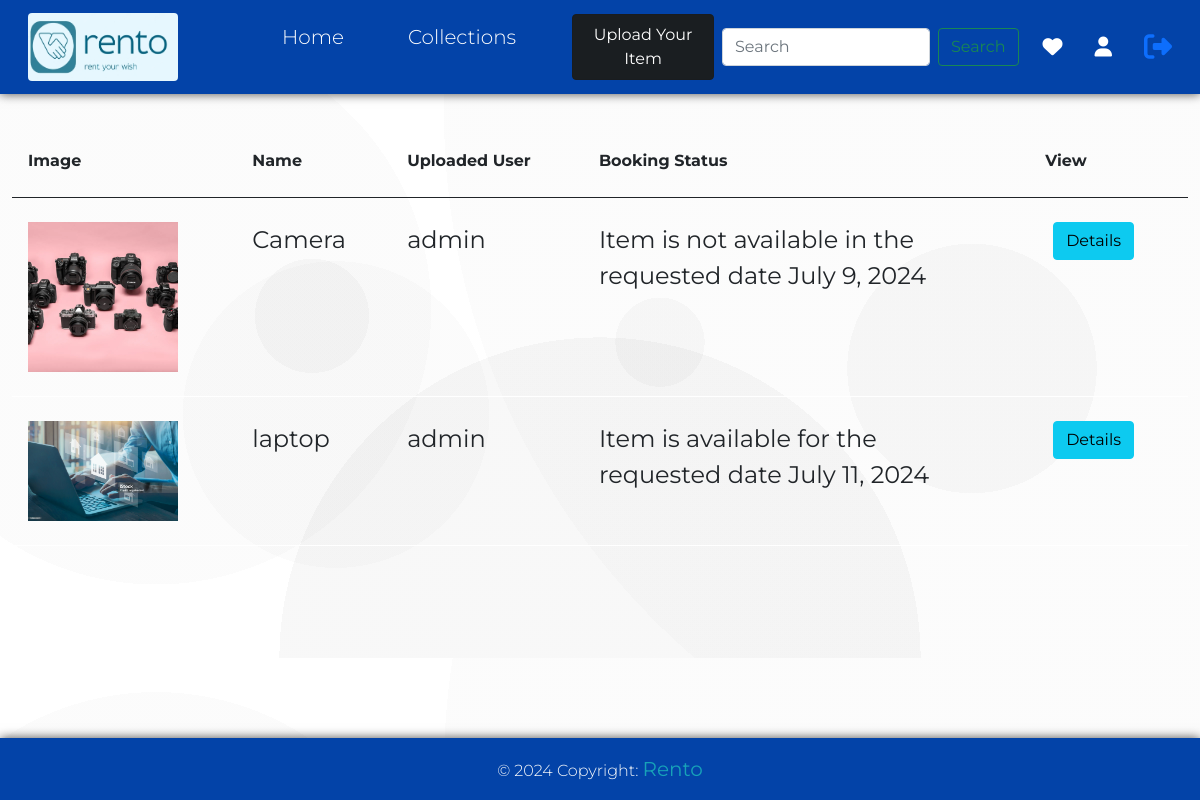
The page /view_your_requests (signed in) on the database its author committed.
### app1/models.py (models this page shows, shortened)
class BookingRequest(models.Model):
    item = models.ForeignKey(Item, on_delete=models.CASCADE)
    user=models.ForeignKey(User,on_delete=models.CASCADE,default=1)
    email = models.EmailField()
    requested_date = models.DateField()
    message = models.TextField(null=True,blank=True)
    booking_status=models.CharField(max_length=20,default="pending")
    uploadedBy = models.CharField(max_length=50, null=True)

class Item(models.Model):
    user=models.ForeignKey(User,on_delete=models.CASCADE,default=1)
    name=models.CharField(max_length=20)
    desc=models.TextField()
    image=models.ImageField(upload_to="images/item",null=True,blank=True)
    price=models.DecimalField(max_digits=10,decimal_places=2)
    phone=models.IntegerField()
    category=models.ForeignKey(Category,on_delete=models.CASCADE)
    created=models.DateTimeField(auto_now_add=True)
    updated=models.DateTimeField(auto_now=True)
    item_status=(models.CharField(max_length=20,default="available"))

### app1/views.py (the view)
# urls.py: path('view_your_requests',views.view_request,name="viewreq")
@login_required
def view_request(request):
    u=request.user
    viewrequest=BookingRequest.objects.filter(user=u)
    return render(request,'viewrequest.html',{'viewreq':viewrequest})

### app1/context_processors.py (called while the page is built)
def dropdown(request):
    category = Category.objects.all()
    return {'links':category}

### templates/viewrequest.html (shortened to what this page needs)
{% extends 'base.html' %}
{% load static %}
{%block content %}
<div class="container-fluid mb-5 pb-5" style="padding-top: 125px;">
    <table class="table ">
        <thead>
            <tr class="border-b border-white border-collapse text-left ">
                <th class="py-4 px-3">Image</th>
                <th class="py-4 px-3">Name</th>
                <th class="py-4 px-3">Uploaded User</th>
                <th class="py-4 px-3">Booking Status</th>
                <th class="py-4 px-3">View </th>
            </tr>
        </thead>
        <tbody>
            {% for i in viewreq %}
            <tr class="border-b border-white border-collapse text-dark fw-normal" style="font-size:24px;">
                <td class="py-4 px-3 "><img src="{{ i.item.image.url }}" style="width: 150px; max-height: 150px;"></td>
                <td class="py-4 px-3 ">{{ i.item.name}}</td>
                <td class="py-4 px-3">{{i.uploadedBy}}</td>
                {% if i.booking_status == 'accepted' %}
                <td class="py-4 px-3">Item is available for the <br>requested date {{i.requested_date}}</td>
                {% elif i.booking_status == 'not_available' %}
                <td class="py-4 px-3">Item is not available in the  <br>requested date {{i.requested_date}}</td>
                {% else %}
                <td class="py-4 px-3">{{i.booking_status}}</td>
                {% endif %}
                <td class=""><a href="{%url 'app1:itemdetail' i.item.pk %}" class="btn btn-info m-3">Details</a></td>
            </tr>
            {% endfor %}
        </tbody>
    </table>
</div>
{% endblock %}

### static/css/style.css (style rules this page uses)
* { margin: 0; padding: 0; box-sizing: border-box; font-family: "Montserrat", sans-serif; }
html { scroll-behaviour:smooth; }
body { margin:0px; padding:0px; font-optical-sizing: auto; font-weight: 300; font-style: normal; background-image: radial-gradient(circle at 13% 47%, rgba(140, 140, 140,0.03) 0%, rgba(140, 140, 140,0.03) 25%,transparent 25%, transparent 100%),radial-gradient(circle at 28% 63%, rgba(143, 143, 143,0.03) 0%, rgba(143, 143, 143,0.03) 16%,transparent 16%, transparent 100%),radial-gradient(circle at 81% 56%, rgba(65, 65, 65,0.03) 0%, rgba(65, 65, 65,0.03) 12%,transparent 12%, transparent 100%),radial-gradient(circle at 26% 48%, rgba(60, 60, 60,0.03) 0%, rgba(60, 60, 60,0.03) 6%,transparent 6%, transparent 100%),radial-gradient(circle at 97% 17%, rgba(150, 150, 150,0.03) 0%, rgba(150, 150, 150,0.03) 56%,transparent 56%, transparent 100%),radial-gradient(circle at 50% 100%, rgba(25, 25, 25,0.03) 0%, rgba(25, 25, 25,0.03) 36%,transparent 36%, transparent 100%),radial-gradient(circle at 55% 52%, rgba(69, 69, 69,0.03) 0%, rgba(69, 69, 69,0.03) 6%,transparent 6%, transparent 100%),linear-gradient(90deg, rgb(255,255,255),rgb(255,255,255)); }

### rows shown on the page
BookingRequest: item.image (picture), item.name "Camera", uploadedBy "admin", requested_date "July 9, 2024"
BookingRequest: item.image (picture), item.name "laptop", uploadedBy "admin", requested_date "July 11, 2024"
